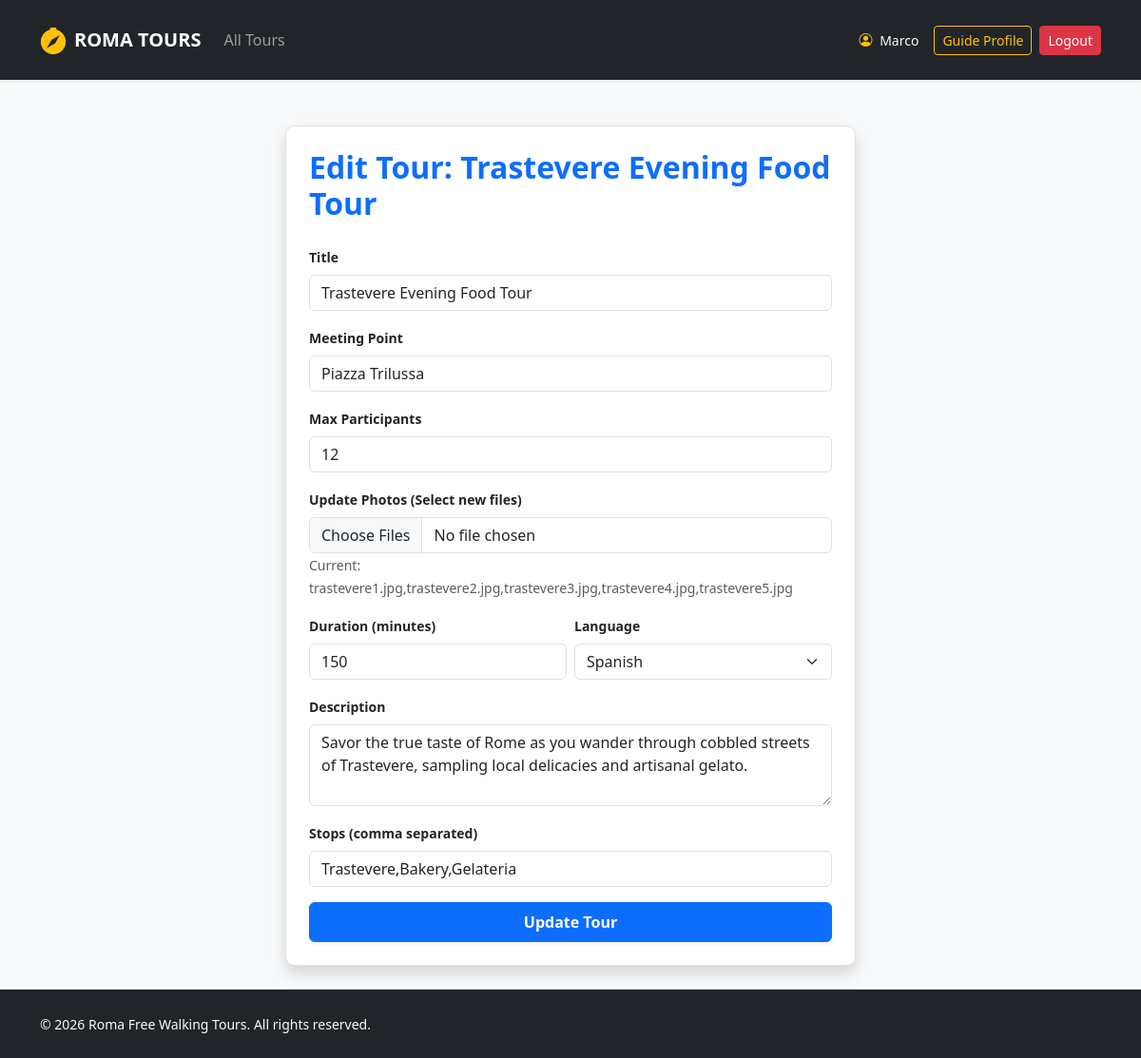
The page /guide/tour/edit/3 (signed in) on the database as committed earlier.
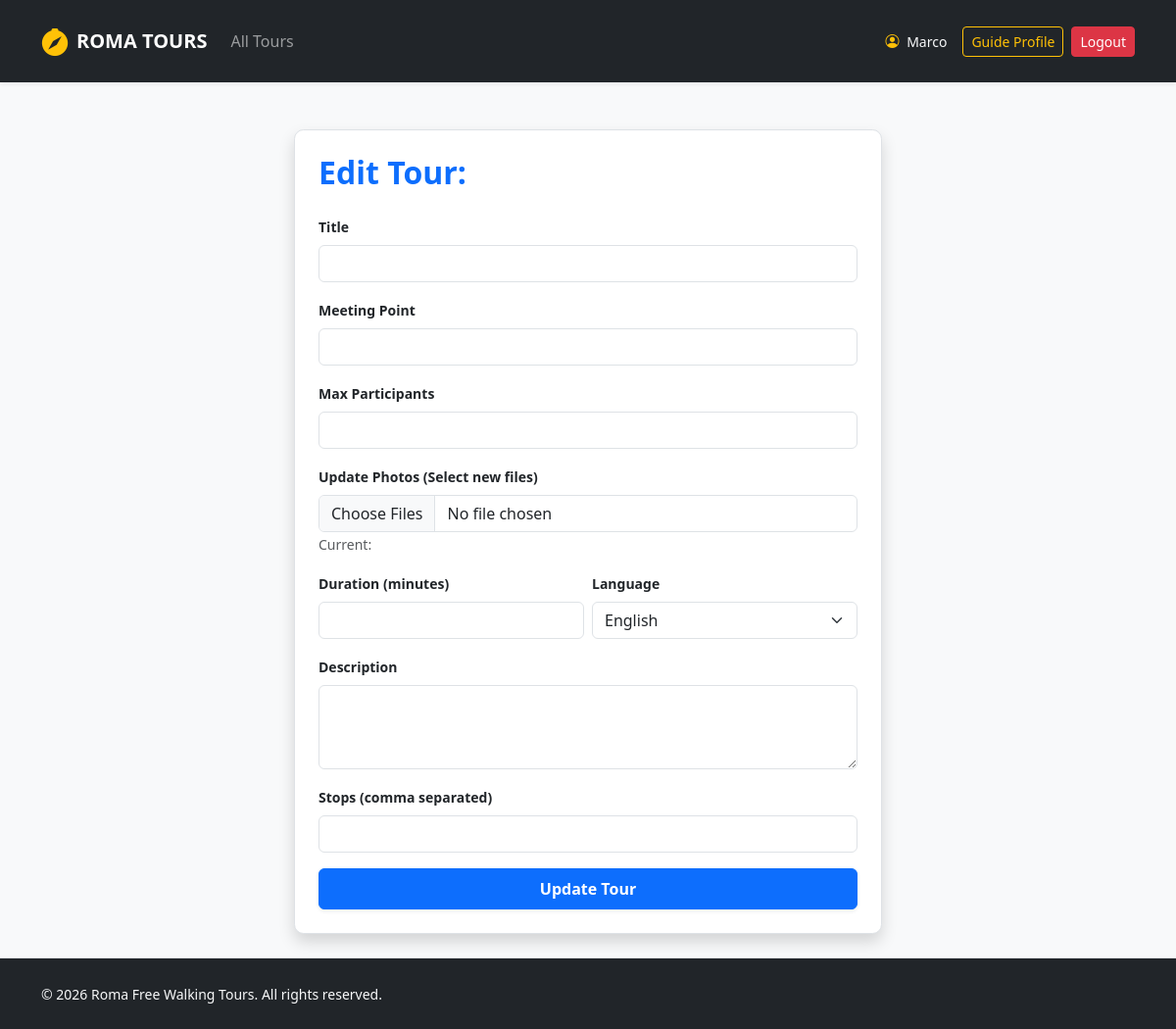
The same page on the database as committed later.
### tables this page shows
CREATE TABLE tours (
            id INTEGER PRIMARY KEY AUTOINCREMENT,
            guide_id INTEGER NOT NULL,
            title TEXT NOT NULL,
            meeting_point TEXT NOT NULL,
            duration INTEGER NOT NULL,
            language TEXT NOT NULL,
            max_participants INTEGER NOT NULL,
            description TEXT NOT NULL,
            stops TEXT NOT NULL,
            photos TEXT NOT NULL,
            FOREIGN KEY (guide_id) REFERENCES users(id) ON DELETE CASCADE
        );

### routes/guide_routes.py (the view, shortened to what this page needs)
@guide_bp.route("/guide/tour/edit/<int:tour_id>", methods=["GET", "POST"])
@login_required
@guide_required
def edit_tour(tour_id):
    tour = tours_dao.get_tour_by_id(tour_id)
    reportable_tours = tours_dao.get_past_tours_with_reservations(current_user.id)
    is_reportable = any(t['id'] == tour_id for t in reportable_tours)
    if is_reportable and not tour['is_reported']:
        flash("You must submit the post-tour report before editing this completed tour!", "danger")
        return redirect(url_for("auth.profile_guide"))
    return render_template("edit_tour.html", tour=tour)

### app.py (called while the page is built)
@login_manager.user_loader
def load_user(user_id):
    db_user = get_user_by_id(user_id)
    if db_user:
        return User(
            id=db_user["id"], name=db_user["name"], surname=db_user["surname"],
            email=db_user["email"], role=db_user["role"], languages=db_user["languages"]
        )
    return None

### dao/tours_dao.py (called while the page is built)
def get_tour_by_id(p_tour_id):
    query = """
        SELECT t.*, u.name as guide_name, u.surname as guide_surname,
               GROUP_CONCAT(ts.day_of_week || ' (' || ts.start_time || ')', ', ') as schedule,
               CASE WHEN tr.id IS NOT NULL THEN 1 ELSE 0 END as is_reported
        FROM tours t
        LEFT JOIN tour_schedule ts ON t.id = ts.tour_id
        JOIN users u ON t.guide_id = u.id
        LEFT JOIN tour_reports tr ON t.id = tr.tour_id
        WHERE t.id = ?
        GROUP BY t.id
    """
    conn = sqlite3.connect(DB_FILE_PATH)
    conn.row_factory = sqlite3.Row
    cursor = conn.cursor()
    cursor.execute(query, (p_tour_id,))
    tour = cursor.fetchone()
    conn.close()
    return tour

### templates/edit_tour.html (shortened to what this page needs)
{% extends 'base.html' %}
{% block content %}
<div class="col-12 d-flex justify-content-center py-4">
    <div class="card shadow border p-4" style="width: 100%; max-width: 600px;">
        <h2 class="mb-4 fw-bold text-primary">Edit Tour: {{ tour.title }}</h2>
        <form method="POST" enctype="multipart/form-data">
            <div class="mb-3">
                <label for="title" class="form-label small fw-bold">Title</label>
                <input type="text" name="title" id="title" class="form-control" value="{{ tour.title }}" required>
            </div>
            <div class="mb-3">
                <label for="meeting_point" class="form-label small fw-bold">Meeting Point</label>
                <input type="text" name="meeting_point" id="meeting_point" class="form-control" value="{{ tour.meeting_point }}" required>
            </div>
            <div class="mb-3">
                <label for="max_participants" class="form-label small fw-bold">Max Participants</label>
                <input type="number" name="max_participants" id="max_participants" class="form-control" value="{{ tour.max_participants }}" required>
            </div>
            <div class="mb-3">
                <label for="photos" class="form-label small fw-bold">Update Photos (Select new files)</label>
                <input type="file" name="photos" id="photos" class="form-control" multiple accept="image/*">
                <small class="text-muted">Current: {{ tour.photos }}</small>
            </div>
            <div class="row g-2 mb-3">
                <div class="col-md-6">
                    <label for="duration" class="form-label small fw-bold">Duration (minutes)</label>
                    <input type="number" name="duration" id="duration" class="form-control" value="{{ tour.duration }}" required>
                </div>
                <div class="col-md-6">
                    <label for="language" class="form-label small fw-bold">Language</label>
                    <select name="language" id="language" class="form-select" required>
                        <option value="English" {% if tour.language == 'English' %}selected{% endif %}>English</option>
                        <option value="Spanish" {% if tour.language == 'Spanish' %}selected{% endif %}>Spanish</option>
                    </select>
                </div>
            </div>
            <div class="mb-3">
                <label for="description" class="form-label small fw-bold">Description</label>
                <textarea name="description" id="description" class="form-control" rows="3" required>{{ tour.description }}</textarea>
            </div>
            <div class="mb-3">
                <label for="stops" class="form-label small fw-bold">Stops (comma separated)</label>
                <input type="text" name="stops" id="stops" class="form-control" value="{{ tour.stops }}" required>
            </div>
            <button type="submit" class="btn btn-primary w-100 py-2 fw-bold shadow-sm">Update Tour</button>
        </form>
    </div>
</div>
{% endblock %}

Rows that differ between the two databases and show on the page:
removed tours: title "Trastevere Evening Food Tour", meeting_point "Piazza Trilussa", max_participants "12", photos "trastevere1.jpg,trastevere2.jpg,trastevere3.jpg,trastevere4.jpg,trastevere5.jpg", duration "150", language "Spanish", description "Savor the true taste of Rome as you wander through cobbled streets of Trastevere, sampling local delicacies and artisanal gelato.", stops "Trastevere,Bakery,Gelateria"
Other text that changed with them:
form field language: (not shown) → "English"
